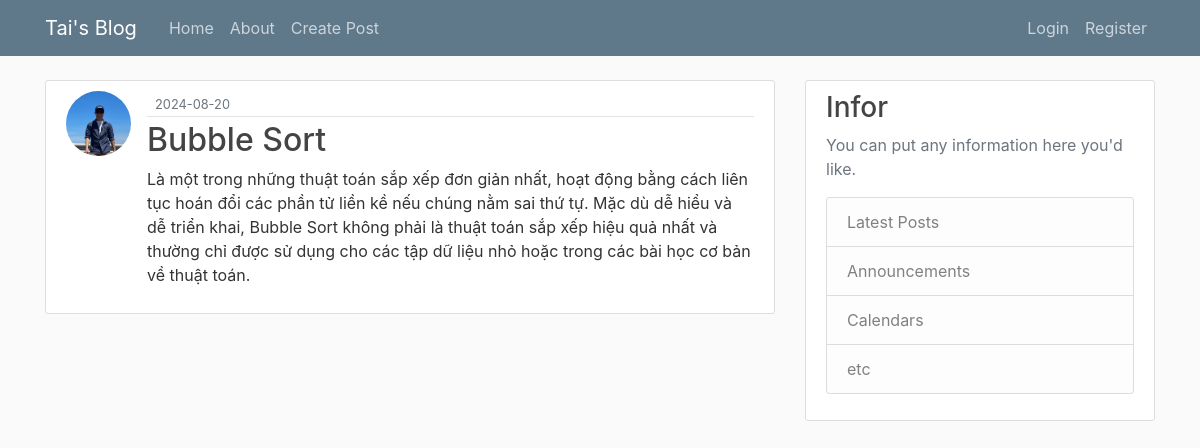
Screenshot of /post/3 with the database file from the repository.
### flaskblog/models.py (models this page shows, shortened)
class User(db.Model, UserMixin):
    id = db.Column(db.Integer, primary_key = True)
    user_name = db.Column(db.String(20), unique = True, nullable=False)
    email = db.Column(db.String(120), unique = True, nullable=False)
    image_file = db.Column(db.String(20), nullable=False, default = 'default.jpg')
    password = db.Column(db.String(60), nullable = False)
    posts = db.relationship('Post', backref = 'author', lazy  = True)

class Post(db.Model):
    id = db.Column(db.Integer, primary_key = True)
    title = db.Column(db.String(100), nullable=False)
    date_posted = db.Column(db.DateTime, nullable=False, default = datetime.utcnow)
    content = db.Column(db.Text, nullable = False)
    user_id = db.Column(db.Integer, db.ForeignKey('user.id'), nullable = False)

### flaskblog/routes.py (the view)
@app.route("/post/<int:post_id>", methods=['GET', 'POST'])
def post(post_id):
    post = Post.query.get_or_404(post_id)
    return render_template('post.html', title='post', post=post)

### flaskblog/templates/post.html (shortened to what this page needs)
{% extends "layout.html" %}
{% block content %}
    <article class="media content-section">
        <img class="rounded-circle article-img" src="{{ url_for('static', filename='profile_pics/' + post.author.image_file) }}">
        <div class="media-body">
        <div class="article-metadata">
            <small class="text-muted">{{ post.date_posted.strftime('%Y-%m-%d') }}</small>
        </div>
        <h2><a class="article-title" href="{{ url_for('post', post_id=post.id) }}">{{ post.title }}</a></h2>
        <p class="article-content">{{ post.content }}</p>
        </div>
    </article>
{% endblock content %}

### flaskblog/static/main.css (style rules this page uses)
body { background: #fafafa; color: #333333; margin-top: 5rem; }
h1, h2, h3 { color: #444444; }
.content-section { background: #ffffff; padding: 10px 20px; border: 1px solid #dddddd; border-radius: 3px; margin-bottom: 20px; }
.article-title { color: #444444; }
.article-content { white-space: pre-line; }
.article-img { height: 65px; width: 65px; margin-right: 16px; }
.article-metadata { padding-bottom: 1px; margin-bottom: 4px; border-bottom: 1px solid #e3e3e3 }

### rows the page displays
User: image_file (picture)
Post: date_posted "2024-08-20", title "Bubble Sort", content "Là một trong những thuật toán sắp xếp đơn giản nhất, hoạt động bằng cách liên tục hoán đổi các phần tử liền kề nếu chúng nằm sai thứ tự. Mặc dù dễ hiểu và dễ triển khai, Bubble Sort không phải là thuật toán sắp xếp hiệu quả nhất và thường chỉ được sử dụng cho các tập dữ liệu nhỏ hoặc trong các bài học cơ bản về thuật toán."
